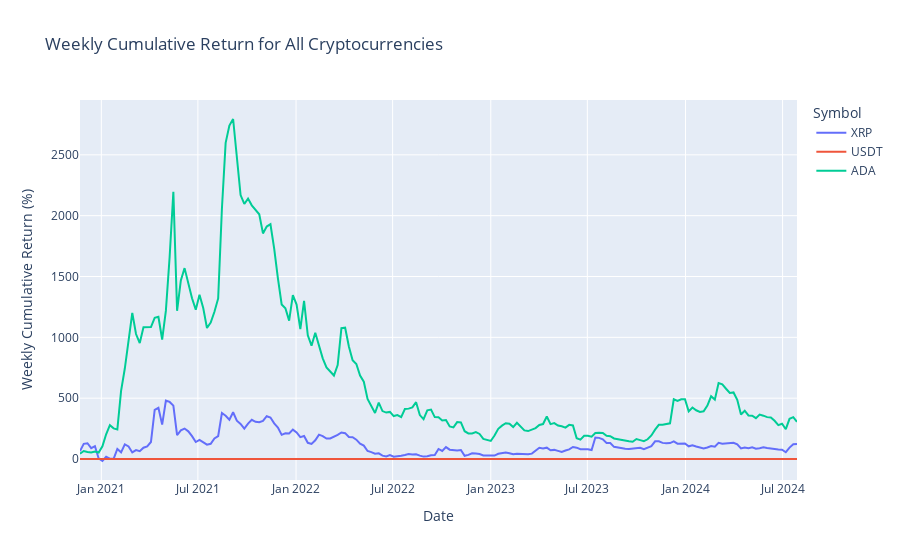

The code cell stored with this chart in its notebook:
### Markdown cell above
Now we are going to present the weekly cumulative returns of multiple cryptocurrencies over time. Each line represents a different cryptocurrency, showing how its cumulative return has evolved on a weekly basis. By comparing these lines, we can observe the relative performance and growth trends of the cryptocurrencies, helping to identify which ones have had higher returns and how their performance fluctuates over the observed period.

### Code cell
from analysis_and_visualization import interactive_cumulative

interactive_cumulative(dict_3)

### Figure 1 — Plotly figure (JSON) as saved in the notebook; plotly's stock layout.template omitted (floating-point values rounded to 4 significant figures; data arrays with more than 128 entries replaced by an {"elided": "..."} marker saying what was removed)
{"data": [{"hovertemplate": "Symbol=XRP<br>Date=%{x}<br>Weekly Cumulative Return (%)=%{y}<extra></extra>", "legendgroup": "XRP", "line": {"color": "#636efa", "dash": "solid"}, "marker": {"symbol": "circle"}, "mode": "lines", "name": "XRP", "orientation": "v", "showlegend": true, "type": "scatter", "x": {"elided": "193 str values"}, "xaxis": "x", "y": {"elided": "193 float values"}, "yaxis": "y"}, {"hovertemplate": "Symbol=USDT<br>Date=%{x}<br>Weekly Cumulative Return (%)=%{y}<extra></extra>", "legendgroup": "USDT", "line": {"color": "#EF553B", "dash": "solid"}, "marker": {"symbol": "circle"}, "mode": "lines", "name": "USDT", "orientation": "v", "showlegend": true, "type": "scatter", "x": {"elided": "193 str values"}, "xaxis": "x", "y": {"elided": "193 float values"}, "yaxis": "y"}, {"hovertemplate": "Symbol=ADA<br>Date=%{x}<br>Weekly Cumulative Return (%)=%{y}<extra></extra>", "legendgroup": "ADA", "line": {"color": "#00cc96", "dash": "solid"}, "marker": {"symbol": "circle"}, "mode": "lines", "name": "ADA", "orientation": "v", "showlegend": true, "type": "scatter", "x": {"elided": "193 str values"}, "xaxis": "x", "y": {"elided": "193 float values"}, "yaxis": "y"}], "layout": {"legend": {"title": {"text": "Symbol"}, "tracegroupgap": 0}, "title": {"text": "Weekly Cumulative Return for All Cryptocurrencies"}, "xaxis": {"anchor": "y", "domain": [0, 1], "title": {"text": "Date"}}, "yaxis": {"anchor": "x", "domain": [0, 1], "title": {"text": "Weekly Cumulative Return (%)"}}}}
